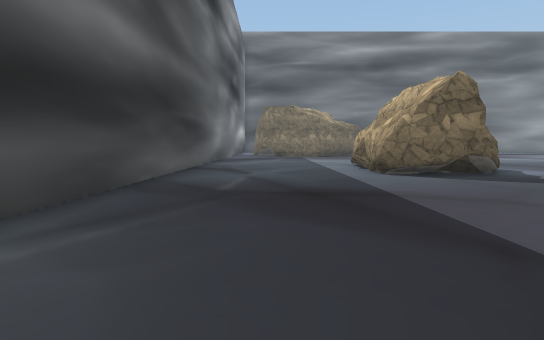
[1] (above)

24 first-person views from a walk through a 3-D level made in the Unity game engine. The camera is 1.4 m above the floor, tilts 4° down and sees 75° across. The floor is counted in squares, 2 m on a side. Each view is taken from the middle of a square. On the plan, view 1 faces up. The plan holds only what a view shows up to about 11 squares ahead; the rest is blank. The place goes on beyond the plan. The player character is not drawn. Some surface patterns are stand-ins.

[2]
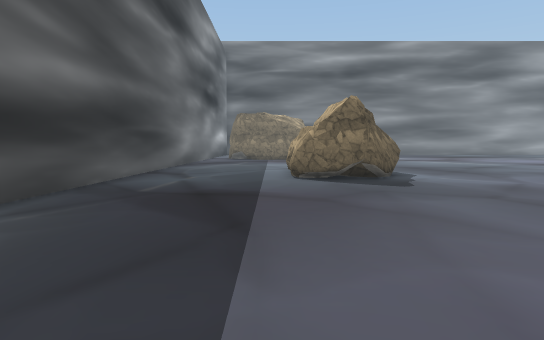

[3]
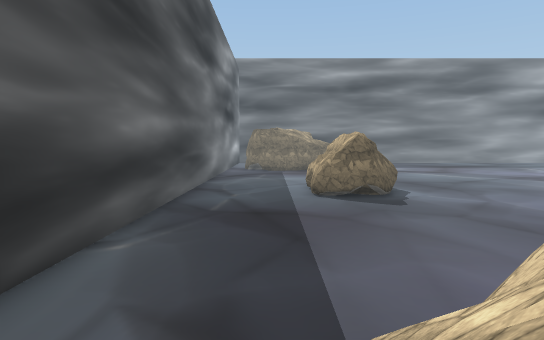

[4]
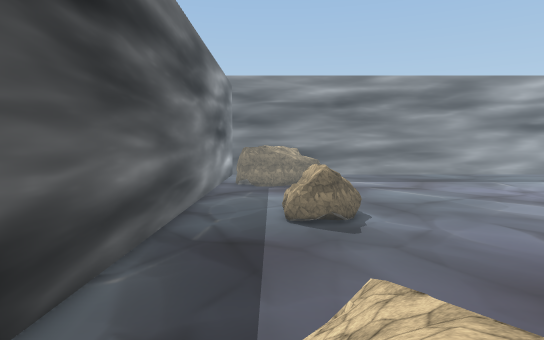

[5]
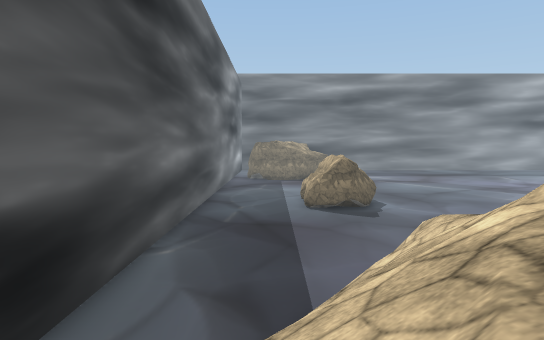

[6]
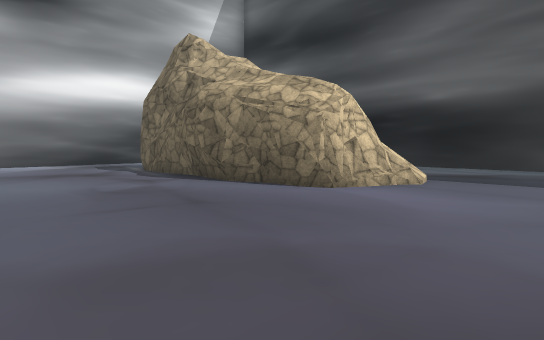

[7]
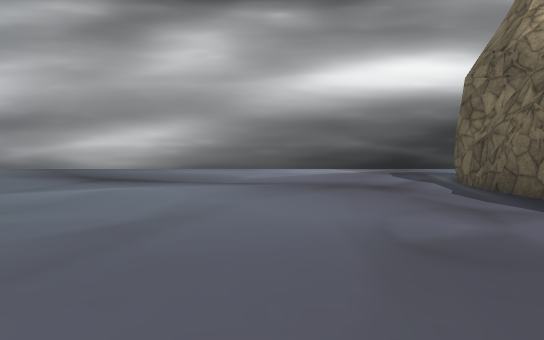

[8]
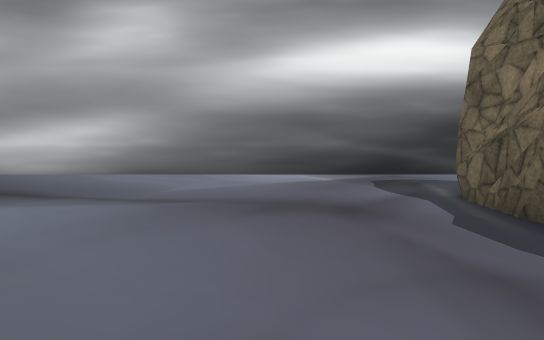

[9]
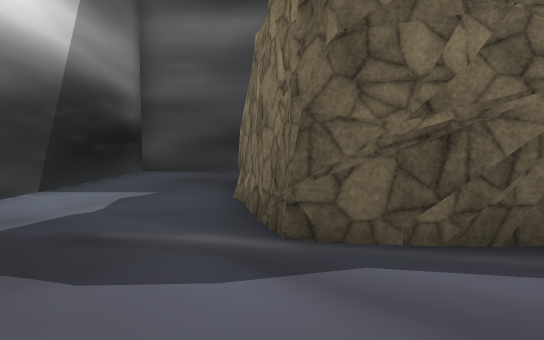

[10]
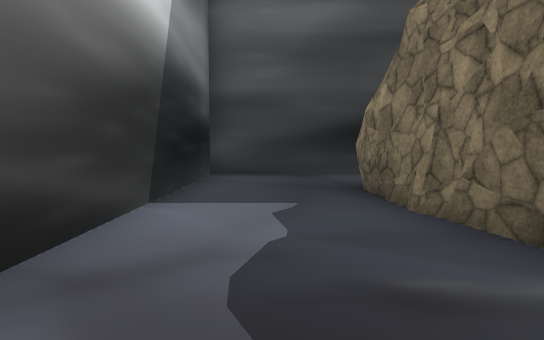

[11]
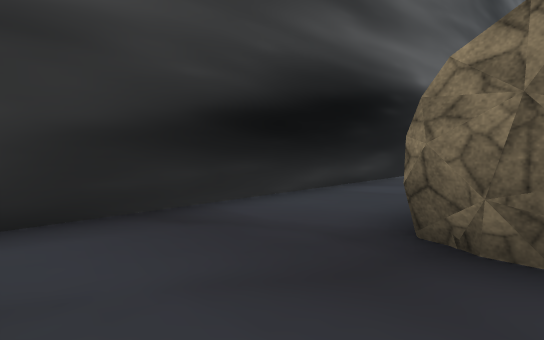

[12]
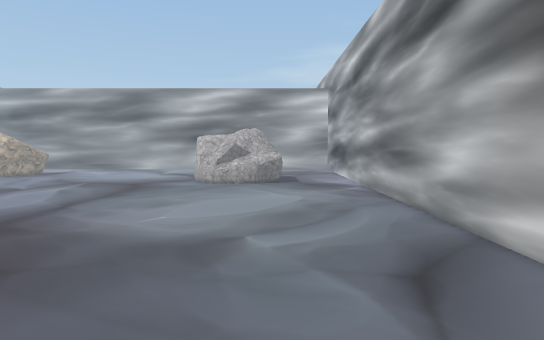

[13]
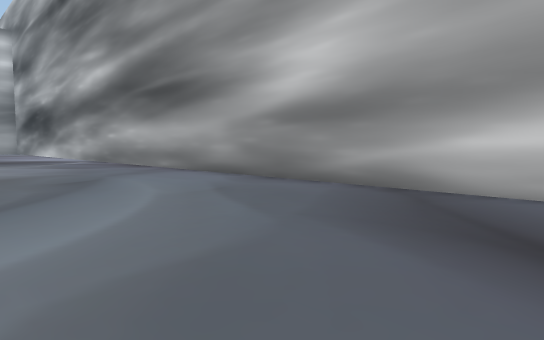

[14]
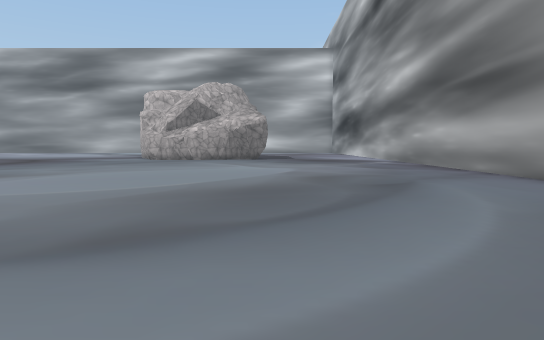

[15]
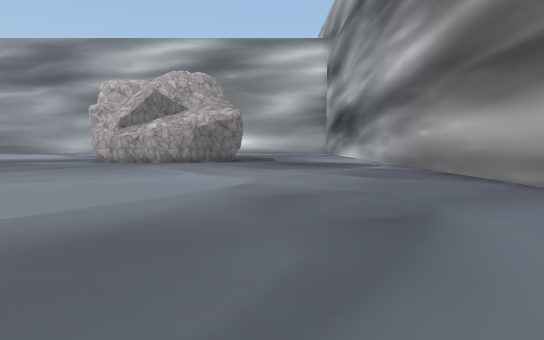

[16]
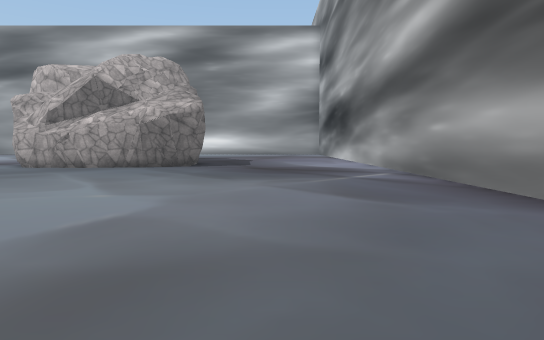

[17]
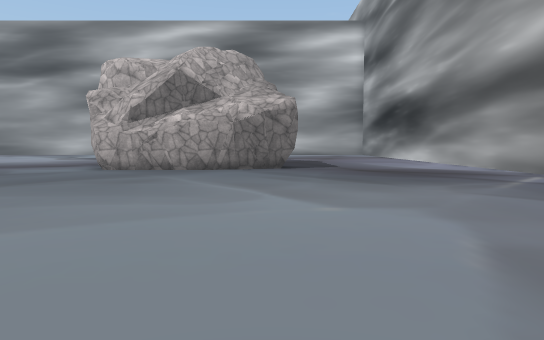

[18]
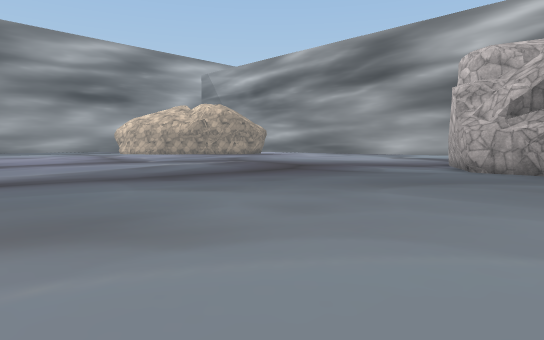

[19]
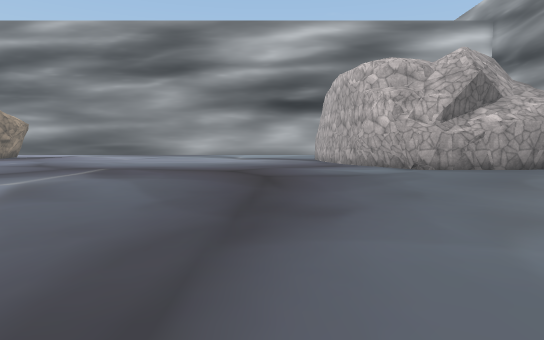

[20]
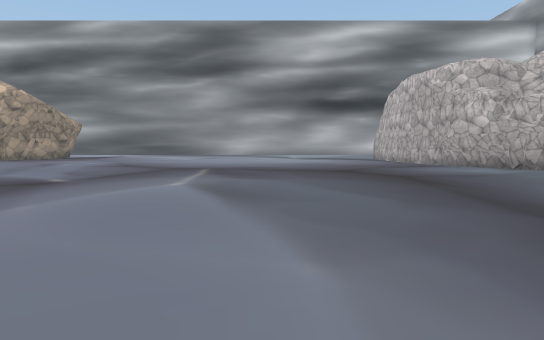

[21]
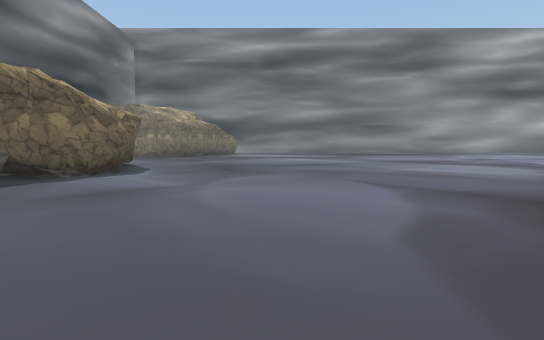

[22]
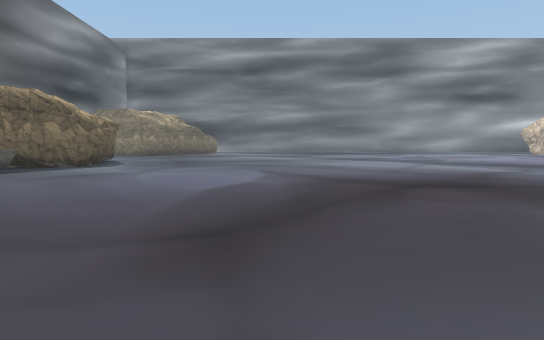

[23]
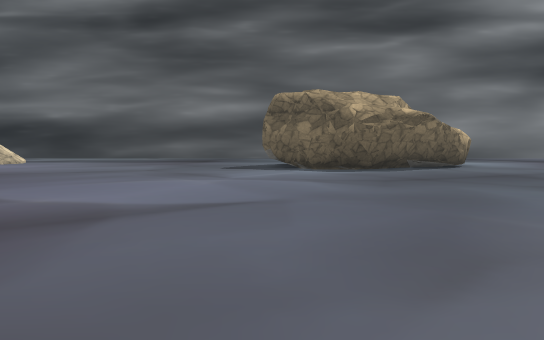

[24]
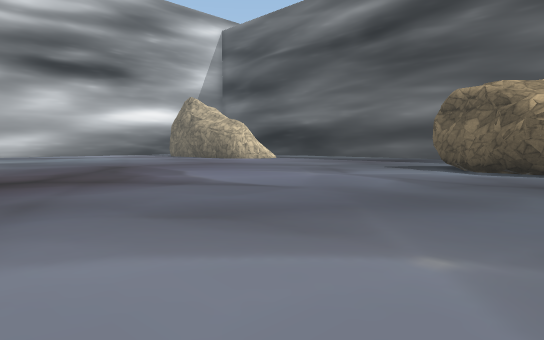

### Floor plan
Points are (right, up) in squares from view 1. A wall is a line through its corners. A room is listed if a view was taken in it or the views show most of it. See-through windows are left out.
Room 1 (views 1, 2, 3, 4, 5, 6, 7, 8, 9, 10, 11, 12, 13, 14, 15, 16, 17, 18, 19, 20, 21, 22, 23, 24)
walls: (4.5, -3) (4.5, -4.1); (4.1, -2.6) (4.3, -3.2); (4.9, -4.5) (4.5, -8.9); (4.8, -4.5) (4.8, -5.1); (4.8, -4.5) (5, -5.1); (4.3, -3.8) (4.9, -5); (4.6, -4.7) (4.9, -5.5) (4.6, -6.6) (4.7, -7.4) (4.3, -8.9) (3.9, -9.1); (6.3, 9.7) (4.9, 7.9) (4.6, 8); (4.6, 7.6) (2.6, 8.5); (4.7, -5.8) (4.5, -6.4); (6.2, 9.8) (5.8, 9.5); (2.9, -2) (4.3, -2.6) (4.6, -3.5); (6.4, 10.1) (5.8, 9.4); (6.2, 10) (4.9, 7.9); (2.8, -2.5) (2.5, -3); (3.8, 8) (2.6, 8.7) (2.7, 9.3); (6.1, 10.8) (6.2, 9.7); (4.5, -8) (4.5, -8.8) (2.1, -9.5); (4.4, -8.1) (4.5, -8.8); (2.7, 8.6) (2.7, 9.6); (4.3, -9) (0.3, -9.6); (5.4, 12.3) (6, 11.3); (5.1, 12.1) (5.9, 10.9); (29.9, -1.2) (30.3, -0.8); (2.9, 10.2) (2.9, 10.4) (2.8, 10.7) (2.5, 11); (29.8, -2.5) (30.1, -1.1) (31.5, -0.4); (29.9, -2.8) (30.1, -1) (31, -0.7); (3.2, -9.2) (2.9, -9.2); (5.3, 13.4) (5.6, 12.1); (5.2, 13.4) (5.3, 12.1); (5.2, 13.6) (6.3, 10.4) (6.3, 9.8) (6, 9.5) (5.5, 8.5); (30, -4.7) (29.8, -2.5) (30, -2.1) (29.9, -1); (30.2, -4.5) (30, -2.5); (2.3, -9.6) (0.2, -9.6) (-0.2, -9.5); (30.3, -5.8) (30, -4.4); (1.2, -9.4) (0.6, -9.6) (0, -9.6); (30.9, -6.7) (29.9, -4.4); (-2.6, 11) (-2.6, -5.5); (-2.6, -9.5) (-2.6, -12.5) (31, -12.5)
low walls: (3, -1.9) (3.5, -2.1); (2.6, -1.6) (4.3, -2.6); (6, 10.1) (6, 9.5); (3.9, -6.5) (4.1, -7.2); (3.9, -6.6) (3.9, -7.1); (3.6, -6.5) (3.8, -6.9); (2.9, 10.4) (2.5, 10.9); (2.9, -9.2) (2.3, -9.5); (2.1, -9.4) (1.6, -9.5)
ways out: opening at (-1.5, -9) to room 2; opening at (-1.5, -6.5) to room 2
Room 2 (no view inside)
walls: (-2.6, -5.5) (-2.6, -9.5)
ways out: opening at (-1.5, -9) to room 1; opening at (-1.5, -6.5) to room 1

Where each view was taken, in squares from view 1:
view 1: 0 up, 0 right, facing up
view 2: 2 down, 2 right, facing up
view 3: 5 down, 1 right, facing up
view 4: 7 down, 2 right, facing up
view 5: 8 down, 1 right, facing up
view 6: 1 up, 9 right, facing down-left
view 7: 2 down, 8 right, facing down
view 8: 4 down, 7 right, facing down
view 9: 9 down, 7 right, facing left
view 10: 11 down, 6 right, facing left
view 11: 12 down, 1 right, facing up-left
view 12: 6 down, 4 right, facing right
view 13: 7 down, 12 right, facing down-right
view 14: 7 down, 13 right, facing right
view 15: 8 down, 16 right, facing right
view 16: 9 down, 19 right, facing right
view 17: 6 down, 20 right, facing right
view 18: 4 down, 20 right, facing up-right
view 19: 3 up, 20 right, facing right
view 20: 6 up, 20 right, facing right
view 21: 1 up, 10 right, facing up
view 22: 2 down, 12 right, facing up
view 23: 8 up, 16 right, facing left
view 24: 12 up, 16 right, facing down-left
